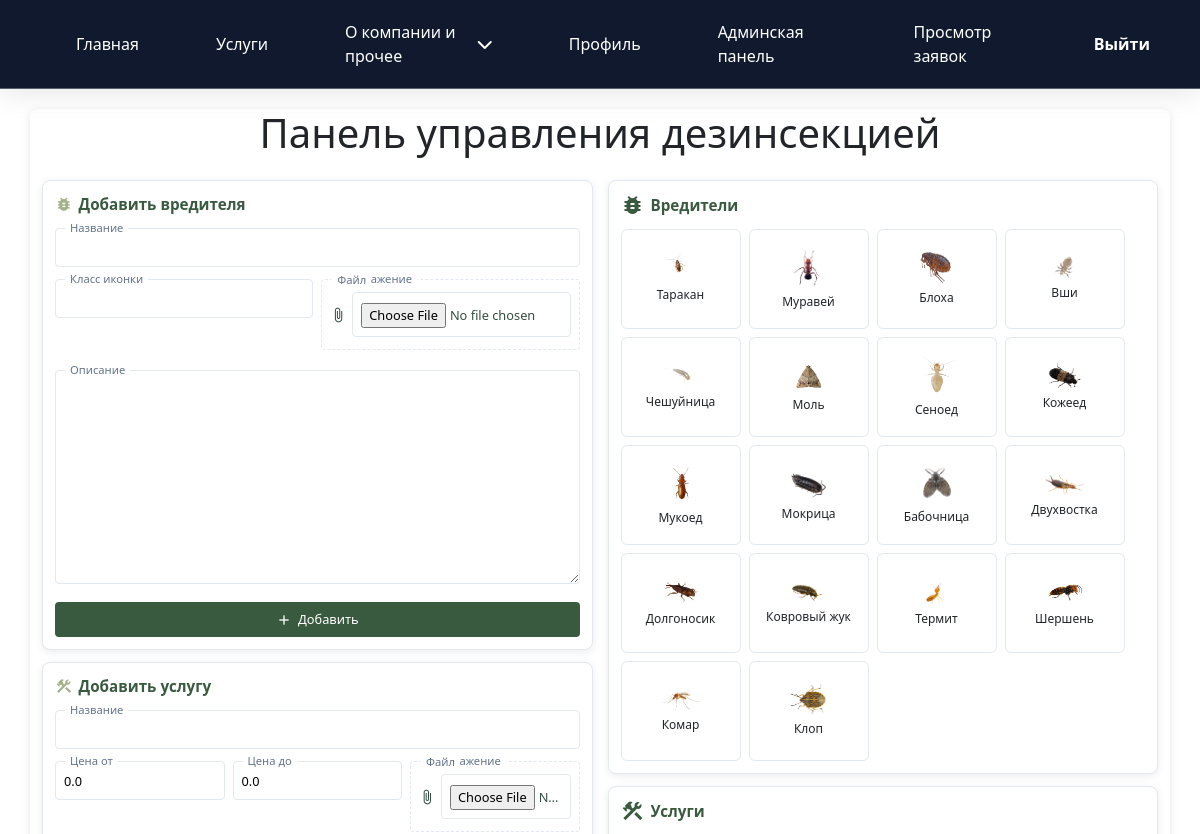
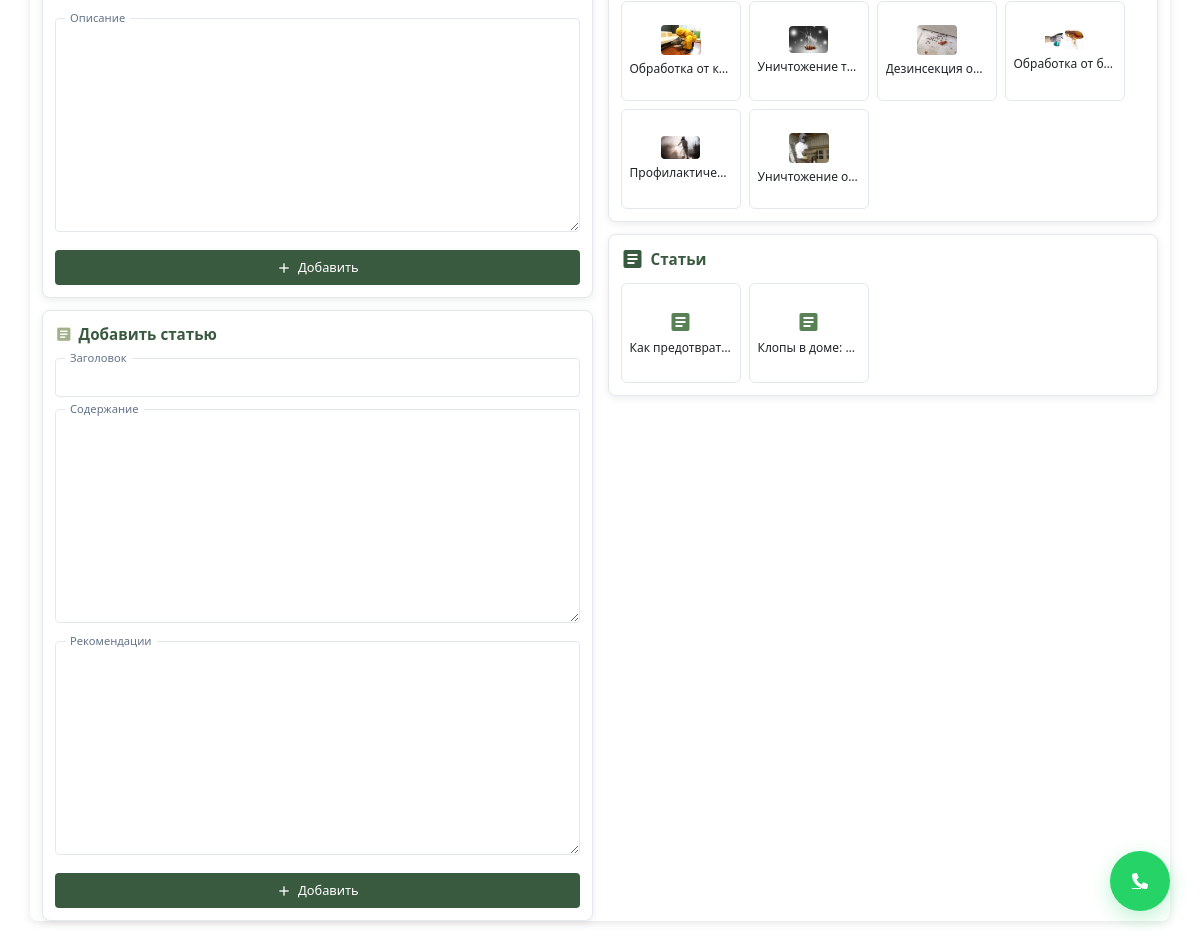
/accounts/admin-panel/ (signed in), run on the app's committed database (2 pictures, top to bottom).
### accounts/models.py (models this page shows, shortened)
class Beetle(models.Model):
    name = models.CharField(max_length=100)
    icon_class = models.CharField(max_length=100, blank=True, null=True, help_text="CSS class for the beetle icon, e.g. 'fas fa-bug'")
    beetle_image = models.ImageField(upload_to='beetle_images/', blank=True, null=True, help_text="Image of the beetle")
    description = models.TextField(help_text="Solution for getting rid of this beetle at home")

class Service(models.Model):
    name = models.CharField(max_length=200)
    description = models.TextField()
    price_min = models.DecimalField(max_digits=10, decimal_places=2, verbose_name="Минимальная цена", default=0.00)
    price_max = models.DecimalField(max_digits=10, decimal_places=2, verbose_name="Максимальная цена", default=0.00)
    equipment_image = models.ImageField(upload_to='equipment/', blank=True, null=True)

class Article(models.Model):
    title = models.CharField(max_length=255, verbose_name="Заголовок")
    content = models.TextField(verbose_name="Содержание")
    recommendations = models.TextField(verbose_name="Рекомендации по профилактике и санитарии")
    created_at = models.DateTimeField(auto_now_add=True, verbose_name="Дата создания")
    updated_at = models.DateTimeField(auto_now=True, verbose_name="Дата обновления")

### accounts/views.py (the view, shortened to what this page needs)
# urls.py: path('admin-panel/', views.admin_panel, name='admin_panel'),
@login_required
@user_passes_test(lambda u: u.is_staff)
def admin_panel(request):
    beetle_form = BeetleForm()
    service_form = ServiceForm()
    article_form = ArticleForm()
    message = ''
    beetles = Beetle.objects.all()
    services = Service.objects.all()
    articles = Article.objects.all()
    return render(request, 'accounts/admin_panel.html', {
        'beetle_form': beetle_form,
        'service_form': service_form,
        'article_form': article_form,
        'message': message,
        'beetles': beetles,
        'services': services,
        'articles': articles,
    })

### accounts/forms.py
class BeetleForm(forms.ModelForm):
    class Meta:
        model = Beetle
        fields = '__all__'

class ServiceForm(forms.ModelForm):
    class Meta:
        model = Service
        fields = '__all__'

### templates/accounts/admin_panel.html (shortened to what this page needs)
{% load static %}
<!DOCTYPE html>
<html lang="ru">
<head>
    <link rel="stylesheet" href="{% static 'css/style.css' %}">
</head>
<body>
{% include 'includes/navbar.html' %}
<div class="container">
    <h1>Панель управления дезинсекцией</h1>
    <div class="form-column">
        <div class="form-card">
            <div class="form-header">
                <span class="material-icons">bug_report</span>
                <span>Добавить вредителя</span>
            </div>
            <form method="post" enctype="multipart/form-data">
                <div class="form-field">
                    <label>Название</label>
                    {{ beetle_form.name }}
                </div>
                <div class="form-row">
                    <div class="form-field" style="flex: 1;">
                        <label>Класс иконки</label>
                        {{ beetle_form.icon_class }}
                    </div>
                    <div class="form-field" style="width: 120px;">
                        <label>Изображение</label>
                        <div class="file-upload">
                            <label>Файл</label>
                            <div class="file-upload-btn">
                                <span class="material-icons" style="font-size: 16px;">attach_file</span>
                                {{ beetle_form.beetle_image }}
                            </div>
                        </div>
                    </div>
                </div>
                <div class="form-field">
                    <label>Описание</label>
                    {{ beetle_form.description }}
                </div>
                <button type="submit" name="beetle_submit" class="submit-btn">
                    <span class="material-icons" style="font-size: 16px;">add</span>
                    Добавить
                </button>
            </form>
        </div>
        <div class="form-card">
            <div class="form-header">
                <span class="material-icons">construction</span>
                <span>Добавить услугу</span>
            </div>
            <form method="post" enctype="multipart/form-data">
                <div class="form-field">
                    <label>Название</label>
                    {{ service_form.name }}
                </div>
                <div class="form-row">
                    <div class="form-field">
                        <label>Цена от</label>
                        {{ service_form.price_min }}
                    </div>
                    <div class="form-field">
                        <label>Цена до</label>
                        {{ service_form.price_max }}
                    </div>
                    <div class="form-field" style="width: 120px;">
                        <label>Изображение</label>
                        <div class="file-upload">
                            <label>Файл</label>
                            <div class="file-upload-btn">
                                <span class="material-icons" style="font-size: 16px;">attach_file</span>
                                {{ service_form.equipment_image }}
                            </div>
                        </div>
                    </div>
                </div>
                <div class="form-field">
                    <label>Описание</label>
                    {{ service_form.description }}
                </div>
                <button type="submit" name="service_submit" class="submit-btn">
                    <span class="material-icons" style="font-size: 16px;">add</span>
                    Добавить
                </button>
            </form>
        </div>
        <div class="form-card">
            <div class="form-header">
                <span class="material-icons">article</span>
                <span>Добавить статью</span>
            </div>
            <form method="post" enctype="multipart/form-data">
                <div class="form-field">
                    <label>Заголовок</label>
                    {{ article_form.title }}
                </div>
                <div class="form-field">
                    <label>Содержание</label>
                    {{ article_form.content }}
                </div>
                <div class="form-field">
                    <label>Рекомендации</label>
                    {{ article_form.recommendations }}
                </div>
                <button type="submit" name="article_submit" class="submit-btn">
                    <span class="material-icons" style="font-size: 16px;">add</span>
                    Добавить
                </button>
            </form>
        </div>
    </div>
    <div class="data-column">
        <div class="data-card">
            <div class="data-header">
                <span class="material-icons">bug_report</span>
                <span>Вредители</span>
            </div>
            {% if beetles %}
            <div class="card-grid">
                {% for beetle in beetles %}
                <div class="card-item" onclick="showDetails('beetle', {{ beetle.id }})">
                    {% if beetle.beetle_image %}
                    <img src="{{ beetle.beetle_image.url }}" alt="{{ beetle.name }}">
                    {% else %}
                    <span class="material-icons">bug_report</span>
                    {% endif %}
                    <span>{{ beetle.name }}</span>
                </div>
                {% endfor %}
            </div>
            {% else %}
            <p class="empty-message">Нет данных</p>
            {% endif %}
        </div>
        <div class="data-card">
            <div class="data-header">
                <span class="material-icons">construction</span>
                <span>Услуги</span>
            </div>
            {% if services %}
            <div class="card-grid">
                {% for service in services %}
                <div class="card-item" onclick="showDetails('service', {{ service.id }})">
                    {% if service.equipment_image %}
                    <img src="{{ service.equipment_image.url }}" alt="{{ service.name }}">
                    {% else %}
                    <span class="material-icons">construction</span>
                    {% endif %}
                    <span>{{ service.name }}</span>
                </div>
                {% endfor %}
            </div>
            {% else %}
            <p class="empty-message">Нет данных</p>
            {% endif %}
        </div>
        <div class="data-card">
            <div class="data-header">
                <span class="material-icons">article</span>
                <span>Статьи</span>
            </div>
            {% if articles %}
            <div class="card-grid">
                {% for article in articles %}
                <div class="card-item" onclick="showDetails('article', {{ article.id }})">
                    <span class="material-icons">article</span>
                    <span>{{ article.title }}</span>
                </div>
                {% endfor %}
            </div>
            {% else %}
            <p class="empty-message">Нет данных</p>
            {% endif %}
        </div>
    </div>
</div>
{% include 'includes/base.html' %}
</body>
</html>

### static/css/style.css (style rules this page uses)
* { margin: 0; padding: 0; box-sizing: border-box; }
body { font-family: Arial, sans-serif; background-color: #f0f2f5; color: #333; line-height: 1.5; min-height: 100vh; }
.container { max-width: 400px; margin: 50px auto; background-color: #fff; padding: 25px 30px; border-radius: 8px; box-shadow: 0 2px 8px rgba(0,0,0,0.1); }
input[type="text"], input[type="email"], input[type="password"] { width: 100%; padding: 10px 10px 10px 35px; border: 1px solid #ccc; border-radius: 6px; font-size: 1rem; background-color: #fafafa; transition: border-color 0.2s ease; }

### templates/accounts/admin_panel.html (style rules this page uses)
:root { --primary: #3a5a40; --primary-light: #588157; --secondary: #a3b18a; --accent: #dad7cd; --text: #344e41; --text-light: #64748b; --bg: #f8f9fa; --card-bg: #ffffff; --border: #e2e8f0; --success: #588157; --error: #e63946; --shadow: 0 2px 8px rgba(0,0,0,0.08); }
body { font-family: 'Inter', -apple-system, BlinkMacSystemFont, sans-serif; background: var(--bg); margin: 0; padding: 0; color: var(--text); line-height: 1.4; font-size: 14px; }
.container { max-width: 1200px; margin: 20px auto; padding: 0 15px; display: grid; grid-template-columns: 1fr 1fr; gap: 15px; }
h1 { color: var(--primary); text-align: center; margin: 0 0 20px 0; font-weight: 700; font-size: 1.5rem; grid-column: 1 / -1; }
.form-column { display: flex; flex-direction: column; gap: 12px; }
.form-card { background: var(--card-bg); border-radius: 8px; padding: 12px; border: 1px solid var(--border); box-shadow: var(--shadow); }
.form-header { display: flex; align-items: center; gap: 6px; margin-bottom: 12px; color: var(--primary); font-weight: 600; font-size: 0.95rem; }
.form-header .material-icons { font-size: 1.1rem; color: var(--secondary); }
.form-row { display: flex; gap: 8px; margin-bottom: 8px; }
.form-field { flex: 1; position: relative; margin-bottom: 12px; }
.form-field label { position: absolute; top: -8px; left: 10px; font-size: 0.7rem; color: var(--text-light); background: var(--card-bg); padding: 0 5px; z-index: 2; }
.form-field input, .form-field select, .form-field textarea { width: 100%; padding: 10px 8px 8px 8px; border: 1px solid var(--border); border-radius: 4px; font-size: 0.8rem; background: var(--card-bg); position: relative; z-index: 1; }
.form-field textarea { min-height: 60px; resize: vertical; padding-top: 12px; }
.file-upload { position: relative; border: 1px dashed var(--border); border-radius: 4px; padding: 10px 8px; background: var(--card-bg); }
.file-upload label { position: absolute; top: -8px; left: 10px; font-size: 0.7rem; color: var(--text-light); background: var(--card-bg); padding: 0 5px; z-index: 2; }
.file-upload-btn { display: flex; align-items: center; gap: 6px; font-size: 0.8rem; color: var(--text); padding: 2px 0; }
.submit-btn { background: var(--primary); color: white; border: none; padding: 8px; border-radius: 4px; font-size: 0.8rem; display: flex; align-items: center; justify-content: center; gap: 6px; cursor: pointer; margin-top: 5px; width: 100%; transition: background 0.2s; }
.data-column { display: flex; flex-direction: column; gap: 12px; }
.data-card { background: var(--card-bg); border-radius: 8px; padding: 12px; border: 1px solid var(--border); box-shadow: var(--shadow); }
.data-header { display: flex; align-items: center; gap: 6px; margin-bottom: 12px; color: var(--primary); font-weight: 600; font-size: 0.95rem; }
.card-grid { display: grid; grid-template-columns: repeat(auto-fill, minmax(120px, 120px)); gap: 8px; justify-content: start; }
.card-item { width: 120px; height: 100px; padding: 8px; border: 1px solid var(--border); border-radius: 6px; text-align: center; font-size: 0.75rem; display: flex; flex-direction: column; align-items: center; justify-content: center; box-sizing: border-box; cursor: pointer; transition: all 0.2s; background: var(--card-bg); }
.card-item img { max-width: 40px; max-height: 40px; margin-bottom: 5px; border-radius: 4px; object-fit: contain; }
.card-item .material-icons { font-size: 1.5rem; color: var(--primary-light); margin-bottom: 5px; }
.card-item span { display: block; white-space: nowrap; overflow: hidden; text-overflow: ellipsis; width: 100%; font-weight: 500; }

### data on the page
Beetle: beetle_image (picture), name "Таракан"
Beetle: beetle_image (picture), name "Муравей"
Beetle: beetle_image (picture), name "Блоха"
Beetle: beetle_image (picture), name "Вши"
Beetle: beetle_image (picture), name "Чешуйница"
Beetle: beetle_image (picture), name "Моль"
Beetle: beetle_image (picture), name "Сеноед"
Beetle: beetle_image (picture), name "Кожеед"
Beetle: beetle_image (picture), name "Мукоед"
Beetle: beetle_image (picture), name "Мокрица"
Beetle: beetle_image (picture), name "Бабочница"
Beetle: beetle_image (picture), name "Двухвостка"
Beetle: beetle_image (picture), name "Долгоносик"
Beetle: beetle_image (picture), name "Ковровый жук"
Beetle: beetle_image (picture), name "Термит"
Beetle: beetle_image (picture), name "Шершень"
Beetle: beetle_image (picture), name "Комар"
Beetle: beetle_image (picture), name "Клоп"
Service: equipment_image (picture), name "Обработка от к…"
Service: equipment_image (picture), name "Уничтожение т…"
Service: equipment_image (picture), name "Дезинсекция о…"
Service: equipment_image (picture), name "Обработка от б…"
Service: equipment_image (picture), name "Профилактиче…"
Service: equipment_image (picture), name "Уничтожение о…"
Article: title "Как предотврат…"
Article: title "Клопы в доме:…"
